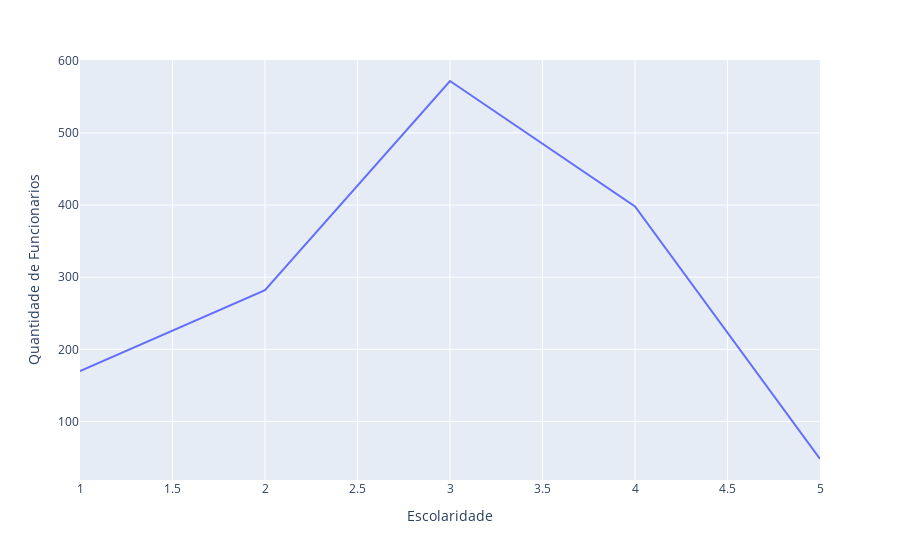

The notebook cell saved with this chart:
### Markdown cell above
## Gráfico da Quantidade de Funcionários por Escolaridade:

### Code cell
grafico_func_escola = px.line(func_por_escola, x = 'Escolaridade', y = 'Quantidade de Funcionarios')
grafico_func_escola.show()

### Figure 1 — Plotly figure (JSON) as saved in the notebook; plotly's stock layout.template omitted (floating-point values rounded to 4 significant figures)
{"data": [{"hovertemplate": "Escolaridade=%{x}<br>Quantidade de Funcionarios=%{y}<extra></extra>", "legendgroup": "", "line": {"color": "#636efa", "dash": "solid"}, "marker": {"symbol": "circle"}, "mode": "lines", "name": "", "orientation": "v", "showlegend": false, "type": "scatter", "x": [1, 2, 3, 4, 5], "xaxis": "x", "y": [170, 282, 572, 398, 48], "yaxis": "y"}], "layout": {"legend": {"tracegroupgap": 0}, "margin": {"t": 60}, "xaxis": {"anchor": "y", "domain": [0, 1], "title": {"text": "Escolaridade"}}, "yaxis": {"anchor": "x", "domain": [0, 1], "title": {"text": "Quantidade de Funcionarios"}}}}
